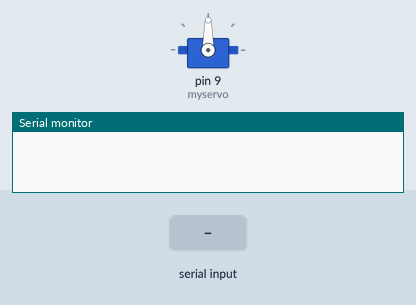
Recording of a sketch running on a simulated Arduino Uno, built with avr-gcc and run on an emulated ATmega328P. Shown: servo, the last lines printed to the serial monitor. The test bench sets the inputs (shaded band).

Above: at 1.2 s.
1.3 s: "90,45\n" received over Serial
At 2.9 s:
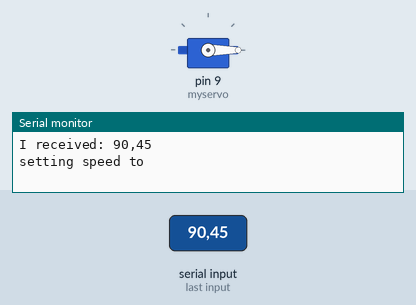
3.8 s: "F" received over Serial
At 5.8 s:
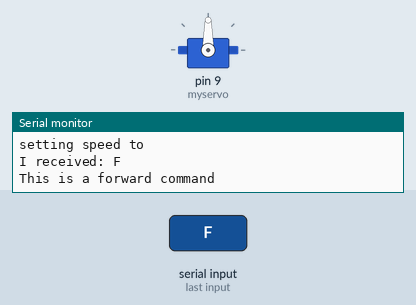
Timing chart, 0 to 7.3 s (numbered marks = the images above; inputs shaded):
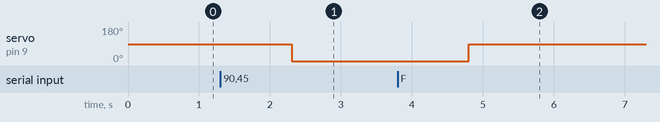

Measured:
- after the input at 1.3 s, servo on pin 9 (myservo): 90° → 0° after 1.0 s
- after the input at 3.8 s, servo on pin 9 (myservo): 0° → 90° after 1.0 s

The sketch:

Serial.ino
```cpp
#include <Servo.h>

Servo myservo;  // create servo object to control a servo

String command;
int sp = 0; //speed you want the motor to turn
int encoderA= 5;
int encoderB= 6;
int encoder0Pos=0;

void setup() {
  Serial.begin(9600);     // opens serial port, sets data rate to 9600 bps
  myservo.attach(9);  // attaches the servo on pin 9 to the servo object
}

void loop() {

  // send data only when you receive data:
  if (Serial.available() > 0) {

    // read the incoming byte:
    command = Serial.readString();
    Serial.println("I received: "+ command);
    command.trim();

    //Case for moving forward
    if(command.substring(0,1).equals("F") ){
      sp= 90 + command.substring(1).toInt();
      Serial.println("This is a forward command");
    }

    //Case for moving backwardss
    if(command.substring(0, 1).equals("R") ){
      sp= 90 - command.substring(1).toInt() ;
      Serial.println("This is a reverse command");
    }

    setSpeed(sp);

  }
}

//set motor speed to _speed
void setSpeed(int _speed){
  Serial.println("setting speed to "+ _speed);
  myservo.write(_speed);
}
```
